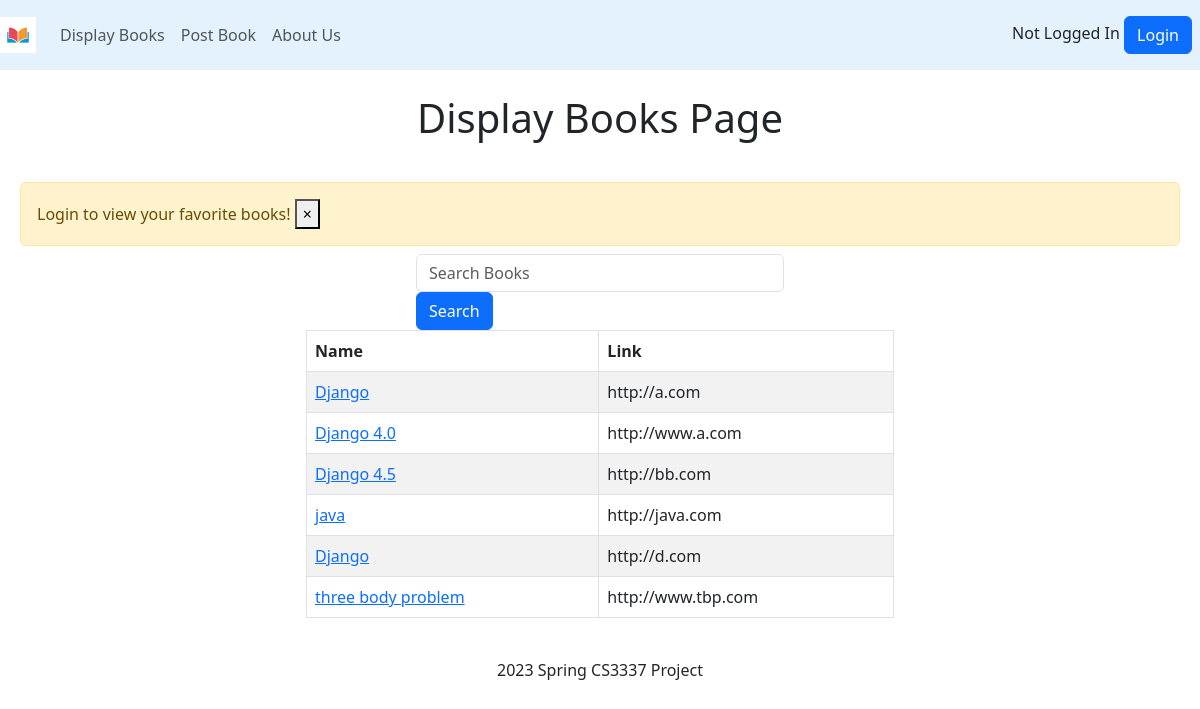
Page /displaybooks on the committed database.
### bookMng/models.py (models this page shows, shortened)
class Book(models.Model):
    name = models.CharField(max_length=200)
    web = models.URLField(max_length=200)
    price = models.DecimalField(decimal_places=2, max_digits=8)
    publishdate = models.DateField(auto_now=True)
    picture = models.FileField(upload_to='bookEx/static/uploads')
    pic_path = models.CharField(max_length=300, editable=False, blank=True)
    username = models.ForeignKey(User, blank=True, null=True, on_delete=models.CASCADE)
    favorites = models.ManyToManyField(User, related_name='favorite', default=None, blank=True)

### bookMng/views.py (the view)
# urls.py: path('displaybooks', views.displaybooks, name='displaybooks'),
def displaybooks(request):
    books = Book.objects.all()
    return render(request,
                  'bookMng/displaybooks.html',
                  {
                      'item_list': MainMenu.objects.all(),
                      'books': books
                  }
                  )

### bookEx/templates/bookMng/displaybooks.html (shortened to what this page needs)
{% extends "base.html" %}
{% block content %}
    <h1 align="center"> Display Books Page </h1>
    <br>
   {% if user.is_authenticated  %}
    <div class="container col-lg-4">
        <form class = "form" method="POST" action="{% url 'searchbooks' %}">
            {% csrf_token %}
            <div class = "form-group-inline">
                <input class="form-control" type="search" placeholder="Search Books" arial-label="Search" name="searched">
                <button class="btn btn-primary" type="submit">Search</button>
            </div>
        </form>
    </div>
    <div class = "container col-lg-6">
        <div class = "row align-items-center">
            <table class = "table table-bordered table-hover table-striped">
                <thead class="thead-dark">
                    <tr>
                      <th scope="col">Name</th>
                      <th scope="col">Link</th>
                    </tr>
                </thead>
                {% for book in books %}
                    <tr>
                      <td>
                         <a href="book_detail/{{ book.id }}"> {{ book.name }} </a>
                      </td>
                      <td>
                         {{ book.web }}
                      </td>
                    </tr>
                {% endfor %}
            </table>
        </div>
    </div>
    {% else %}
    <div class="alert alert-warning alert-dismissible fade show m-2" id ="msg" role="alert">
        Login to view your favorite books!
         <button type="button" class="close" data-dismiss="alert" aria-label="Close">
            <span aria-hidden="true">&times;</span>
         </button>
    </div>
    <div class="container col-lg-4">
        <form class = "form" method="POST" action="{% url 'searchbooks' %}">
            <div class = "form-group-inline">
                <input class="form-control" type="search" placeholder="Search Books" arial-label="Search" name="searched">
                <button class="btn btn-primary" type="submit">Search</button>
            </div>
        </form>
    </div>
    <div class = "container col-lg-6">
        <div class = "row align-items-center">
            <table class = "table table-bordered table-hover table-striped">
                <thead class="thead-dark">
                    <tr>
                      <th scope="col">Name</th>
                      <th scope="col">Link</th>
                    </tr>
                </thead>
                {% for book in books %}
                    <tr>
                      <td>
                         <a href="book_detail/{{ book.id }}"> {{ book.name }} </a>
                      </td>
                      <td>
                         {{ book.web }}
                      </td>
                    </tr>
                {% endfor %}
            </table>
        </div>
    </div>
    {% endif %}
{% endblock content %}

### rows in the picture
Book: name "Django", web "http://a.com"
Book: name "Django 4.0", web "http://www.a.com"
Book: name "Django 4.5", web "http://bb.com"
Book: name "java", web "http://java.com"
Book: name "Django", web "http://d.com"
Book: name "three body problem", web "http://www.tbp.com"
